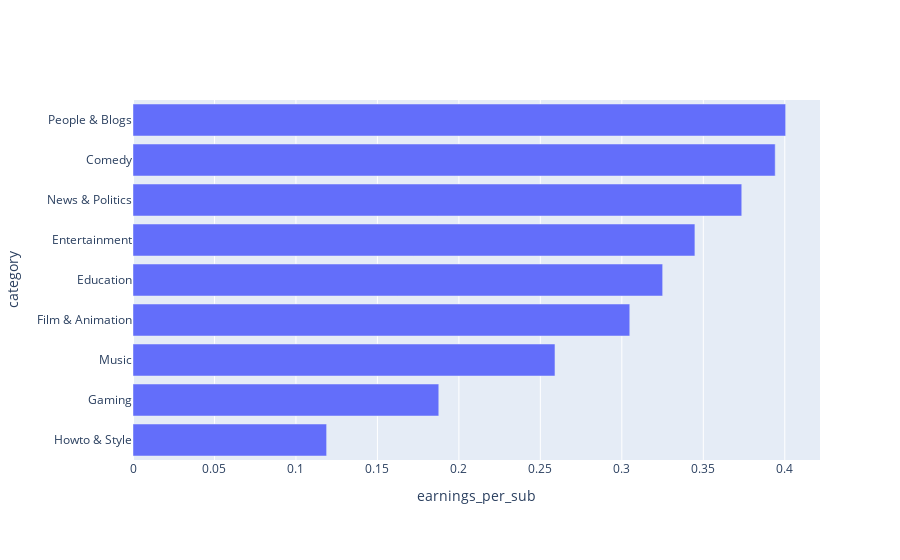

Here is the notebook cell this chart was saved with:
### Code cell
fig3 = px.bar(cat_df,x='earnings_per_sub', orientation='h')
fig3.update_layout(yaxis={"dtick":1},margin={"t":100,"b":100},height=600)

### Figure 1 — Plotly figure (JSON) as saved in the notebook; plotly's stock layout.template omitted (floating-point values rounded to 4 significant figures)
{"data": [{"alignmentgroup": "True", "hovertemplate": "earnings_per_sub=%{x}<br>category=%{y}<extra></extra>", "legendgroup": "", "marker": {"color": "#636efa", "pattern": {"shape": ""}}, "name": "", "offsetgroup": "", "orientation": "h", "showlegend": false, "textposition": "auto", "type": "bar", "x": [0.1188, 0.1877, 0.259, 0.3049, 0.3251, 0.3449, 0.3736, 0.3941, 0.4005], "xaxis": "x", "y": ["Howto & Style", "Gaming", "Music", "Film & Animation", "Education", "Entertainment", "News & Politics", "Comedy", "People & Blogs"], "yaxis": "y"}], "layout": {"autosize": true, "barmode": "relative", "legend": {"tracegroupgap": 0}, "margin": {"b": 100, "t": 100}, "xaxis": {"anchor": "y", "autorange": true, "domain": [0, 1], "range": [0, 0.4216], "title": {"text": "earnings_per_sub"}, "type": "linear"}, "yaxis": {"anchor": "x", "autorange": true, "domain": [0, 1], "dtick": 1, "range": [-0.5, 8.5], "title": {"text": "category"}, "type": "category"}}}
